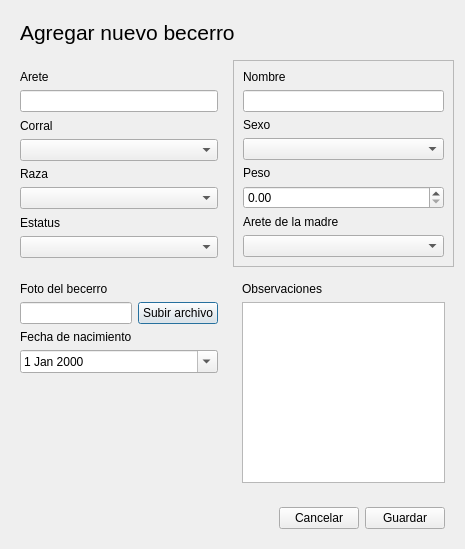
<?xml version="1.0" encoding="UTF-8"?>
<ui version="4.0">
 <class>Dialog</class>
 <widget class="QDialog" name="Dialog">
  <property name="geometry">
   <rect>
    <x>0</x>
    <y>0</y>
    <width>465</width>
    <height>549</height>
   </rect>
  </property>
  <property name="windowTitle">
   <string>Agregar becerro</string>
  </property>
  <layout class="QGridLayout" name="gridLayout_3">
   <item row="0" column="0" colspan="2">
    <widget class="QWidget" name="widget_4" native="true">
     <layout class="QHBoxLayout" name="horizontalLayout_2">
      <item>
       <widget class="QLabel" name="label">
        <property name="font">
         <font>
          <family>Segoe UI</family>
          <pointsize>16</pointsize>
         </font>
        </property>
        <property name="text">
         <string>Agregar nuevo becerro</string>
        </property>
       </widget>
      </item>
      <item>
       <spacer name="horizontalSpacer_2">
        <property name="orientation">
         <enum>Qt::Horizontal</enum>
        </property>
        <property name="sizeHint" stdset="0">
         <size>
          <width>207</width>
          <height>20</height>
         </size>
        </property>
       </spacer>
      </item>
     </layout>
    </widget>
   </item>
   <item row="1" column="0">
    <widget class="QWidget" name="widget_2" native="true">
     <layout class="QVBoxLayout" name="verticalLayout_2">
      <item>
       <widget class="QLabel" name="label_2">
        <property name="text">
         <string>Arete</string>
        </property>
       </widget>
      </item>
      <item>
       <widget class="QLineEdit" name="lineEdit"/>
      </item>
      <item>
       <widget class="QLabel" name="label_4">
        <property name="text">
         <string>Corral</string>
        </property>
       </widget>
      </item>
      <item>
       <widget class="QComboBox" name="comboBox"/>
      </item>
      <item>
       <widget class="QLabel" name="label_6">
        <property name="text">
         <string>Raza</string>
        </property>
       </widget>
      </item>
      <item>
       <widget class="QComboBox" name="comboBox_3"/>
      </item>
      <item>
       <widget class="QLabel" name="label_9">
        <property name="text">
         <string>Estatus</string>
        </property>
       </widget>
      </item>
      <item>
       <widget class="QComboBox" name="comboBox_6"/>
      </item>
     </layout>
    </widget>
   </item>
   <item row="1" column="1">
    <widget class="QFrame" name="frame">
     <property name="frameShape">
      <enum>QFrame::StyledPanel</enum>
     </property>
     <property name="frameShadow">
      <enum>QFrame::Raised</enum>
     </property>
     <layout class="QVBoxLayout" name="verticalLayout">
      <item>
       <widget class="QLabel" name="label_3">
        <property name="text">
         <string>Nombre</string>
        </property>
       </widget>
      </item>
      <item>
       <widget class="QLineEdit" name="lineEdit_2"/>
      </item>
      <item>
       <widget class="QLabel" name="label_5">
        <property name="text">
         <string>Sexo</string>
        </property>
       </widget>
      </item>
      <item>
       <widget class="QComboBox" name="comboBox_2">
        <property name="editable">
         <bool>false</bool>
        </property>
        <property name="currentText">
         <string/>
        </property>
       </widget>
      </item>
      <item>
       <widget class="QLabel" name="label_8">
        <property name="text">
         <string>Peso</string>
        </property>
       </widget>
      </item>
      <item>
       <widget class="QDoubleSpinBox" name="doubleSpinBox"/>
      </item>
      <item>
       <widget class="QLabel" name="label_10">
        <property name="text">
         <string>Arete de la madre</string>
        </property>
       </widget>
      </item>
      <item>
       <widget class="QComboBox" name="comboBox_5"/>
      </item>
     </layout>
    </widget>
   </item>
   <item row="2" column="0">
    <widget class="QWidget" name="widget_5" native="true">
     <layout class="QGridLayout" name="gridLayout_2">
      <item row="0" column="0" colspan="2">
       <widget class="QLabel" name="label_12">
        <property name="text">
         <string>Foto del becerro</string>
        </property>
       </widget>
      </item>
      <item row="1" column="0">
       <widget class="QLineEdit" name="lineEdit_4"/>
      </item>
      <item row="1" column="1">
       <widget class="QPushButton" name="indexbtn2">
        <property name="text">
         <string>Subir archivo</string>
        </property>
        <property name="icon">
         <iconset resource="resources.qrc">
          <normaloff>:/icons/img/icons/cargar.png</normaloff>:/icons/img/icons/cargar.png</iconset>
        </property>
        <property name="iconSize">
         <size>
          <width>20</width>
          <height>20</height>
         </size>
        </property>
        <property name="checkable">
         <bool>true</bool>
        </property>
        <property name="autoExclusive">
         <bool>true</bool>
        </property>
       </widget>
      </item>
      <item row="2" column="0">
       <widget class="QLabel" name="label_7">
        <property name="text">
         <string>Fecha de nacimiento</string>
        </property>
       </widget>
      </item>
      <item row="3" column="0" colspan="2">
       <widget class="QDateEdit" name="dateEdit">
        <property name="calendarPopup">
         <bool>true</bool>
        </property>
       </widget>
      </item>
      <item row="4" column="0">
       <spacer name="verticalSpacer">
        <property name="orientation">
         <enum>Qt::Vertical</enum>
        </property>
        <property name="sizeHint" stdset="0">
         <size>
          <width>20</width>
          <height>111</height>
         </size>
        </property>
       </spacer>
      </item>
     </layout>
    </widget>
   </item>
   <item row="2" column="1">
    <widget class="QWidget" name="widget_3" native="true">
     <layout class="QGridLayout" name="gridLayout">
      <item row="0" column="1">
       <widget class="QLabel" name="label_11">
        <property name="text">
         <string>Observaciones</string>
        </property>
       </widget>
      </item>
      <item row="1" column="1">
       <widget class="QTextEdit" name="textEdit"/>
      </item>
     </layout>
    </widget>
   </item>
   <item row="3" column="0" colspan="2">
    <widget class="QWidget" name="widget" native="true">
     <layout class="QHBoxLayout" name="horizontalLayout">
      <item>
       <spacer name="horizontalSpacer">
        <property name="orientation">
         <enum>Qt::Horizontal</enum>
        </property>
        <property name="sizeHint" stdset="0">
         <size>
          <width>264</width>
          <height>20</height>
         </size>
        </property>
       </spacer>
      </item>
      <item>
       <widget class="QPushButton" name="pushButton">
        <property name="text">
         <string>Cancelar</string>
        </property>
       </widget>
      </item>
      <item>
       <widget class="QPushButton" name="pushButton_2">
        <property name="text">
         <string>Guardar</string>
        </property>
       </widget>
      </item>
     </layout>
    </widget>
   </item>
  </layout>
 </widget>
 <resources>
  <include location="resources.qrc"/>
 </resources>
 <connections/>
</ui>
